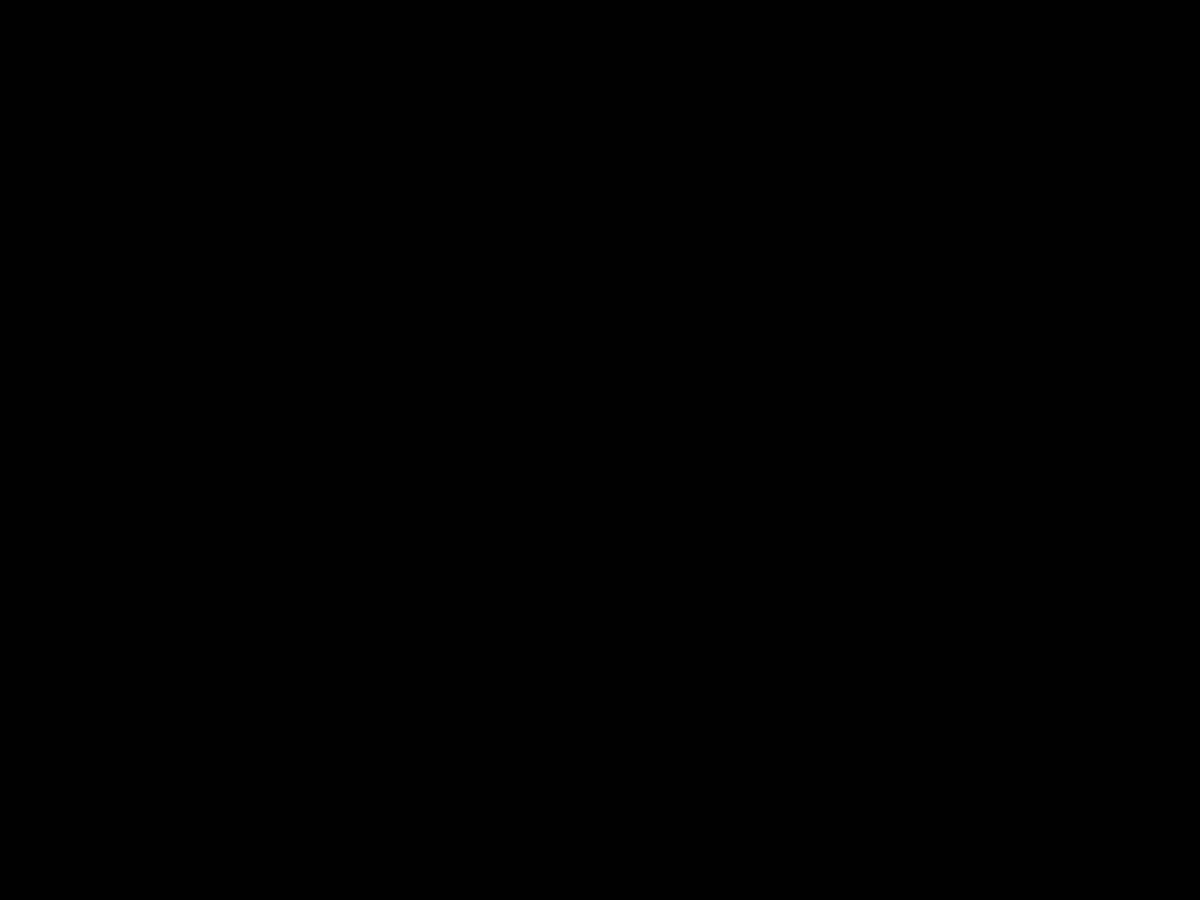
Frame 1 (no input)
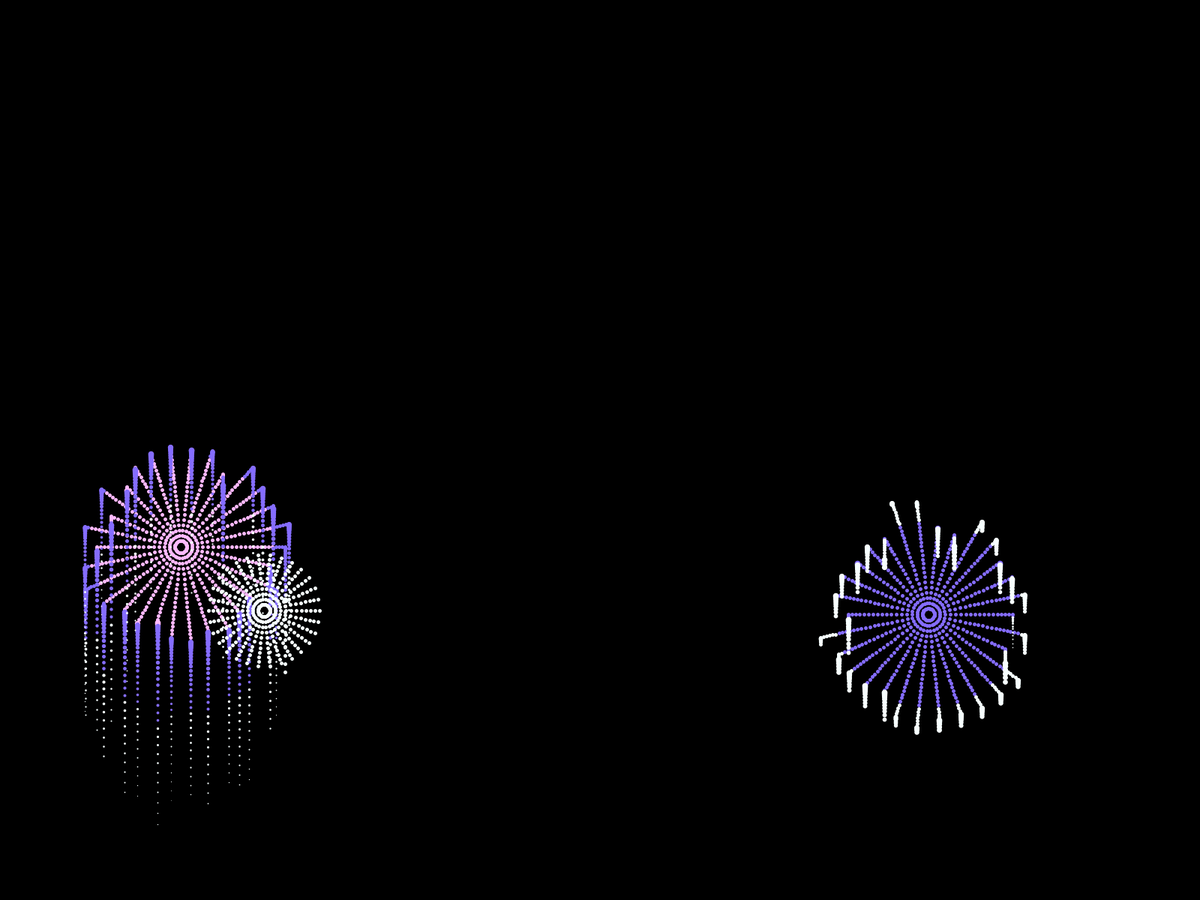
Frame 60 (the mouse pressed at the canvas centre just before this capture)
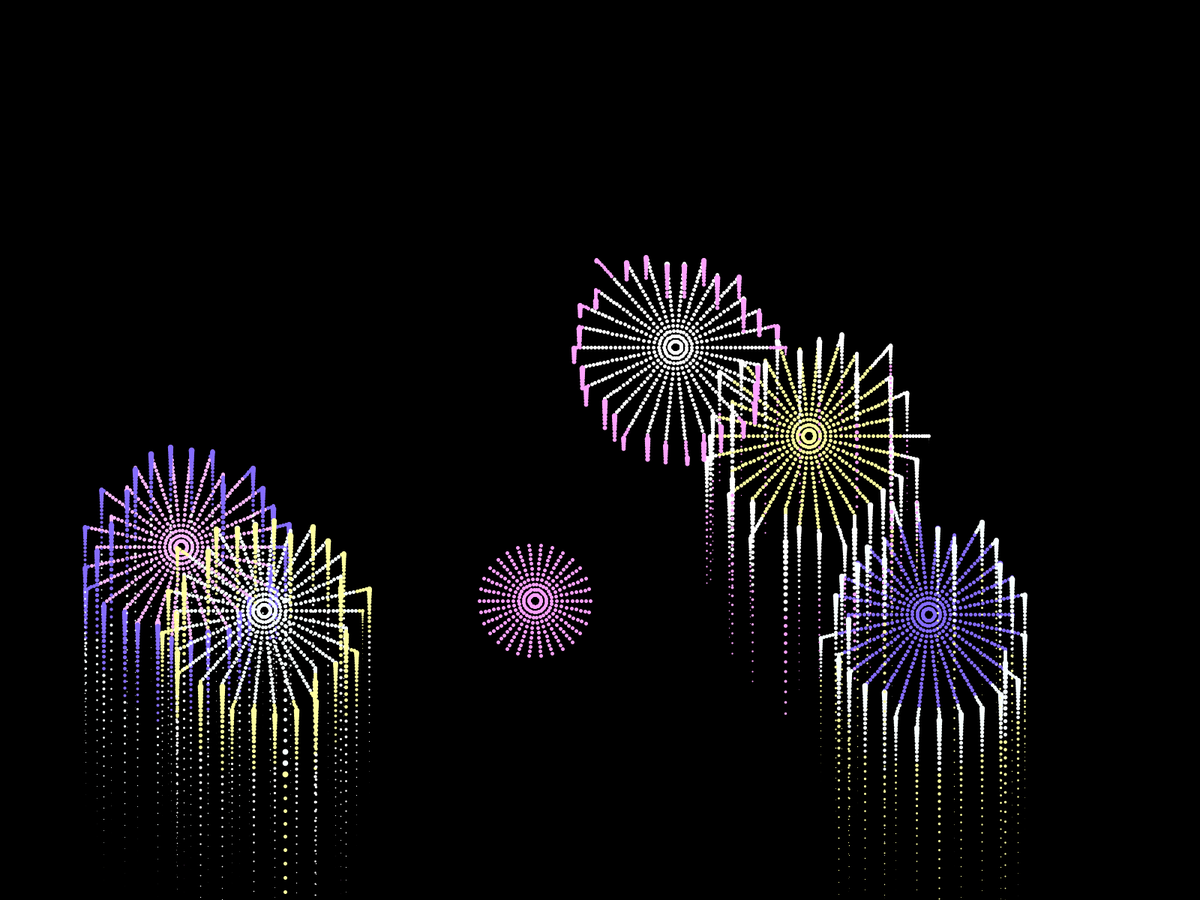
Frame 120 (the mouse held since frame 60 and released just before this capture)

The Processing sketch that drew these frames (run headless with seeded random() and noise(); from frame 60 on, the mouse is pressed at the canvas centre):

// Processing sketch: fireworks
// ── fireworks.pde
int i = 0;
int speed = 20;
ArrayList<Fireworks> explosions = new ArrayList<Fireworks>();

void setup() {
  fullScreen();
  background(0);
  
  
  
}

void draw(){
  clear();
  if(frameCount % speed == 10){ 
    explosions.add(new Fireworks(30, 8, 0.4));
  }
  for(Fireworks lightShow: explosions){
    lightShow.fireworksShow();
  }
}










//int fireworkDensity = 30;
//float degreeRotation = (360/fireworkDensity);
//float posX = random(100, width-100);
//float posY = random(100, height-100);

//Particles[] fire = new Particles[fireworkDensity];

//void setup() { 
//  fullScreen();
//  for (int i = 0; i < fire.length; i++) {
//    fire[i] = new Particles(i*degreeRotation, 6, 0.1);
//  }
//  background(0);
//}

//void draw() {
//  clear();
//  for (int i = 0; i < fire.length; i++) {
//    pushMatrix();
//    translate(width/2, height/2);
//    fire[i].explode();
//    fire[i].display();
//    fire[i].fall();
//    popMatrix();
//  }
//}

// ── Firework.pde
class Fireworks {
  int fireworkDensity;
  float degreeRotation;
  float posX;
  float posY;
  Particles[] fire;

  Fireworks(int fiDen, float vel, float accel) {
    fireworkDensity = fiDen;
    fire = new Particles[fireworkDensity];
    degreeRotation = (360/fireworkDensity);
    for (int i = 0; i < fire.length; i++) {
      fire[i] = new Particles(i*degreeRotation, vel, accel);
    }
    posX = random(100, width-100);
    posY = random(100, height-100);
  }

  void fireworksShow() {
    for (int i = 0; i < fire.length; i++) {
      pushMatrix();
      translate(posX, posY);
      fire[i].explode();
      fire[i].display();
      fire[i].fall();
      popMatrix();
    }
  }

}

// ── Particles.pde
class Particles {
  float angle;
  float speed;
  float gravity;
  boolean momentumIsDone = true;
  int t;
  float x = 0;
  float y = 0;
  float ySpeed = 1;
  int xGrowth = 1;
  color fireworkColor;
  boolean fireworkIsDone = false;
  float vel = 5;
  float weight = 8;


  Particles(float theta, float velocity, float grav) {
    strokeWeight(weight);
    fireworkColor = color(random(100, 400), random(100, 400),  random(100, 400));
    stroke(fireworkColor);
    angle = radians(theta);
    speed = velocity;
    gravity = grav;
  }

  void explode() {
    if (momentumIsDone) {
      strokeWeight(5);
      t+=speed;
      if(vel >= 2.5){
        speed = speed - 0.15;
        vel = speed - 0.15;
      }
      x = t*cos(this.angle);
      y = -t*sin(this.angle);
      
      
      if (dist(0, 0, x, y)>=random(100, 300)||!momentumIsDone) {
        momentumIsDone = false;
        fireworkIsDone = true;
      }
    }
  }

  void fall() {
    if (dist(0, 0, x, y)>=random(100, 300)||!momentumIsDone) {
      momentumIsDone = false;
      y = y + ySpeed;
      ySpeed = ySpeed + gravity;
      //fireworkColor = color(hue(fireworkColor), saturation(fireworkColor), brightness(fireworkColor - 10));
      if(weight>=0.2){
        weight -= 0.2;
      }
      strokeWeight(weight);
      
    }
  }

  void display() {
    point(x, y);
  }
}
